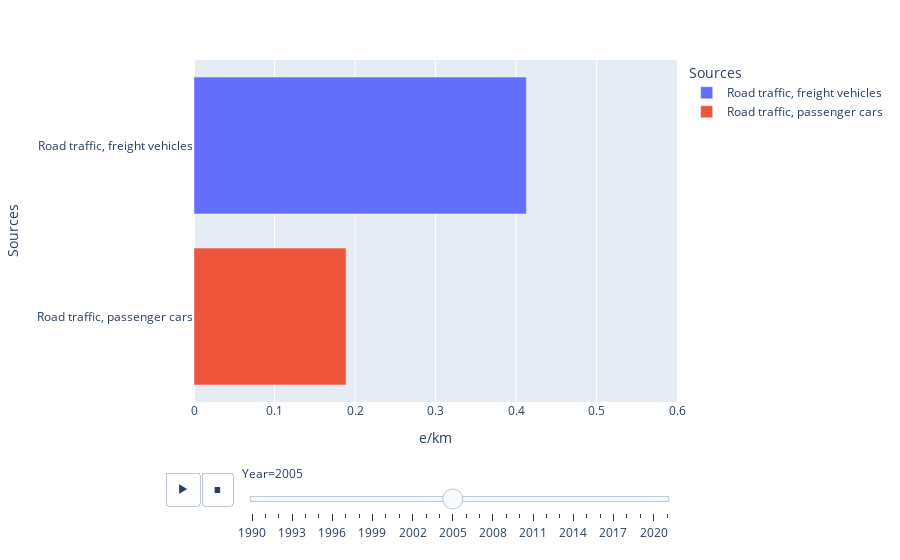

Notebook code for this chart:
### Markdown cell above
##### Emission of CO2 per vehicle-kilometer during 1990-2020

### Code cell
vehicle_data_ani1 = getCategory(vehicle_data, "Emission Type", ["Carbon dioxide (CO2)"], False)
fig = px.bar(vehicle_data_ani1, x="e/km", y="Sources", orientation='h', animation_frame="Year", animation_group="Sources", 
             color="Sources", range_x=[0,0.6])
fig.update_traces(showlegend=False)
fig.show()

### Figure 1 — Plotly figure (JSON) as saved in the notebook; plotly's stock layout.template omitted (floating-point values rounded to 4 significant figures)
{"data": [{"alignmentgroup": "True", "hovertemplate": "Sources=%{y}<br>Year=2005<br>e/km=%{x}<extra></extra>", "ids": ["Road traffic, freight vehicles"], "legendgroup": "Road traffic, freight vehicles", "marker": {"color": "#636efa", "pattern": {"shape": ""}}, "name": "Road traffic, freight vehicles", "offsetgroup": "Road traffic, freight vehicles", "orientation": "h", "showlegend": true, "textposition": "auto", "type": "bar", "x": [0.4129], "xaxis": "x", "y": ["Road traffic, freight vehicles"], "yaxis": "y"}, {"alignmentgroup": "True", "hovertemplate": "Sources=%{y}<br>Year=2005<br>e/km=%{x}<extra></extra>", "ids": ["Road traffic, passenger cars"], "legendgroup": "Road traffic, passenger cars", "marker": {"color": "#EF553B", "pattern": {"shape": ""}}, "name": "Road traffic, passenger cars", "offsetgroup": "Road traffic, passenger cars", "orientation": "h", "showlegend": true, "textposition": "auto", "type": "bar", "x": [0.1889], "xaxis": "x", "y": ["Road traffic, passenger cars"], "yaxis": "y"}], "layout": {"autosize": true, "barmode": "relative", "legend": {"title": {"text": "Sources"}, "tracegroupgap": 0}, "margin": {"t": 60}, "sliders": [{"active": 15, "currentvalue": {"prefix": "Year="}, "len": 0.9, "pad": {"b": 10, "t": 60}, "steps": [{"args": [["1990"], {"frame": {"duration": 0, "redraw": true}, "fromcurrent": true, "mode": "immediate", "transition": {"duration": 0, "easing": "linear"}}], "label": "1990", "method": "animate"}, {"args": [["1991"], {"frame": {"duration": 0, "redraw": true}, "fromcurrent": true, "mode": "immediate", "transition": {"duration": 0, "easing": "linear"}}], "label": "1991", "method": "animate"}, {"args": [["1992"], {"frame": {"duration": 0, "redraw": true}, "fromcurrent": true, "mode": "immediate", "transition": {"duration": 0, "easing": "linear"}}], "label": "1992", "method": "animate"}, {"args": [["1993"], {"frame": {"duration": 0, "redraw": true}, "fromcurrent": true, "mode": "immediate", "transition": {"duration": 0, "easing": "linear"}}], "label": "1993", "method": "animate"}, {"args": [["1994"], {"frame": {"duration": 0, "redraw": true}, "fromcurrent": true, "mode": "immediate", "transition": {"duration": 0, "easing": "linear"}}], "label": "1994", "method": "animate"}, {"args": [["1995"], {"frame": {"duration": 0, "redraw": true}, "fromcurrent": true, "mode": "immediate", "transition": {"duration": 0, "easing": "linear"}}], "label": "1995", "method": "animate"}, {"args": [["1996"], {"frame": {"duration": 0, "redraw": true}, "fromcurrent": true, "mode": "immediate", "transition": {"duration": 0, "easing": "linear"}}], "label": "1996", "method": "animate"}, {"args": [["1997"], {"frame": {"duration": 0, "redraw": true}, "fromcurrent": true, "mode": "immediate", "transition": {"duration": 0, "easing": "linear"}}], "label": "1997", "method": "animate"}, {"args": [["1998"], {"frame": {"duration": 0, "redraw": true}, "fromcurrent": true, "mode": "immediate", "transition": {"duration": 0, "easing": "linear"}}], "label": "1998", "method": "animate"}, {"args": [["1999"], {"frame": {"duration": 0, "redraw": true}, "fromcurrent": true, "mode": "immediate", "transition": {"duration": 0, "easing": "linear"}}], "label": "1999", "method": "animate"}, {"args": [["2000"], {"frame": {"duration": 0, "redraw": true}, "fromcurrent": true, "mode": "immediate", "transition": {"duration": 0, "easing": "linear"}}], "label": "2000", "method": "animate"}, {"args": [["2001"], {"frame": {"duration": 0, "redraw": true}, "fromcurrent": true, "mode": "immediate", "transition": {"duration": 0, "easing": "linear"}}], "label": "2001", "method": "animate"}, {"args": [["2002"], {"frame": {"duration": 0, "redraw": true}, "fromcurrent": true, "mode": "immediate", "transition": {"duration": 0, "easing": "linear"}}], "label": "2002", "method": "animate"}, {"args": [["2003"], {"frame": {"duration": 0, "redraw": true}, "fromcurrent": true, "mode": "immediate", "transition": {"duration": 0, "easing": "linear"}}], "label": "2003", "method": "animate"}, {"args": [["2004"], {"frame": {"duration": 0, "redraw": true}, "fromcurrent": true, "mode": "immediate", "transition": {"duration": 0, "easing": "linear"}}], "label": "2004", "method": "animate"}, {"args": [["2005"], {"frame": {"duration": 0, "redraw": true}, "fromcurrent": true, "mode": "immediate", "transition": {"duration": 0, "easing": "linear"}}], "label": "2005", "method": "animate"}, {"args": [["2006"], {"frame": {"duration": 0, "redraw": true}, "fromcurrent": true, "mode": "immediate", "transition": {"duration": 0, "easing": "linear"}}], "label": "2006", "method": "animate"}, {"args": [["2007"], {"frame": {"duration": 0, "redraw": true}, "fromcurrent": true, "mode": "immediate", "transition": {"duration": 0, "easing": "linear"}}], "label": "2007", "method": "animate"}, {"args": [["2008"], {"frame": {"duration": 0, "redraw": true}, "fromcurrent": true, "mode": "immediate", "transition": {"duration": 0, "easing": "linear"}}], "label": "2008", "method": "animate"}, {"args": [["2009"], {"frame": {"duration": 0, "redraw": true}, "fromcurrent": true, "mode": "immediate", "transition": {"duration": 0, "easing": "linear"}}], "label": "2009", "method": "animate"}, {"args": [["2010"], {"frame": {"duration": 0, "redraw": true}, "fromcurrent": true, "mode": "immediate", "transition": {"duration": 0, "easing": "linear"}}], "label": "2010", "method": "animate"}, {"args": [["2011"], {"frame": {"duration": 0, "redraw": true}, "fromcurrent": true, "mode": "immediate", "transition": {"duration": 0, "easing": "linear"}}], "label": "2011", "method": "animate"}, {"args": [["2012"], {"frame": {"duration": 0, "redraw": true}, "fromcurrent": true, "mode": "immediate", "transition": {"duration": 0, "easing": "linear"}}], "label": "2012", "method": "animate"}, {"args": [["2013"], {"frame": {"duration": 0, "redraw": true}, "fromcurrent": true, "mode": "immediate", "transition": {"duration": 0, "easing": "linear"}}], "label": "2013", "method": "animate"}, {"args": [["2014"], {"frame": {"duration": 0, "redraw": true}, "fromcurrent": true, "mode": "immediate", "transition": {"duration": 0, "easing": "linear"}}], "label": "2014", "method": "animate"}, {"args": [["2015"], {"frame": {"duration": 0, "redraw": true}, "fromcurrent": true, "mode": "immediate", "transition": {"duration": 0, "easing": "linear"}}], "label": "2015", "method": "animate"}, {"args": [["2016"], {"frame": {"duration": 0, "redraw": true}, "fromcurrent": true, "mode": "immediate", "transition": {"duration": 0, "easing": "linear"}}], "label": "2016", "method": "animate"}, {"args": [["2017"], {"frame": {"duration": 0, "redraw": true}, "fromcurrent": true, "mode": "immediate", "transition": {"duration": 0, "easing": "linear"}}], "label": "2017", "method": "animate"}, {"args": [["2018"], {"frame": {"duration": 0, "redraw": true}, "fromcurrent": true, "mode": "immediate", "transition": {"duration": 0, "easing": "linear"}}], "label": "2018", "method": "animate"}, {"args": [["2019"], {"frame": {"duration": 0, "redraw": true}, "fromcurrent": true, "mode": "immediate", "transition": {"duration": 0, "easing": "linear"}}], "label": "2019", "method": "animate"}, {"args": [["2020"], {"frame": {"duration": 0, "redraw": true}, "fromcurrent": true, "mode": "immediate", "transition": {"duration": 0, "easing": "linear"}}], "label": "2020", "method": "animate"}, {"args": [["2021"], {"frame": {"duration": 0, "redraw": true}, "fromcurrent": true, "mode": "immediate", "transition": {"duration": 0, "easing": "linear"}}], "label": "2021", "method": "animate"}], "x": 0.1, "xanchor": "left", "y": 0, "yanchor": "top"}], "updatemenus": [{"active": 1, "buttons": [{"args": [null, {"frame": {"duration": 500, "redraw": true}, "fromcurrent": true, "mode": "immediate", "transition": {"duration": 500, "easing": "linear"}}], "label": "&#9654;", "method": "animate"}, {"args": [[null], {"frame": {"duration": 0, "redraw": true}, "fromcurrent": true, "mode": "immediate", "transition": {"duration": 0, "easing": "linear"}}], "label": "&#9724;", "method": "animate"}], "direction": "left", "pad": {"r": 10, "t": 70}, "showactive": false, "type": "buttons", "x": 0.1, "xanchor": "right", "y": 0, "yanchor": "top"}], "xaxis": {"anchor": "y", "domain": [0, 1], "range": [0, 0.6], "title": {"text": "e/km"}, "type": "linear"}, "yaxis": {"anchor": "x", "autorange": true, "categoryarray": ["Road traffic, passenger cars", "Road traffic, freight vehicles"], "categoryorder": "array", "domain": [0, 1], "range": [-0.5, 1.5], "title": {"text": "Sources"}, "type": "category"}}}
